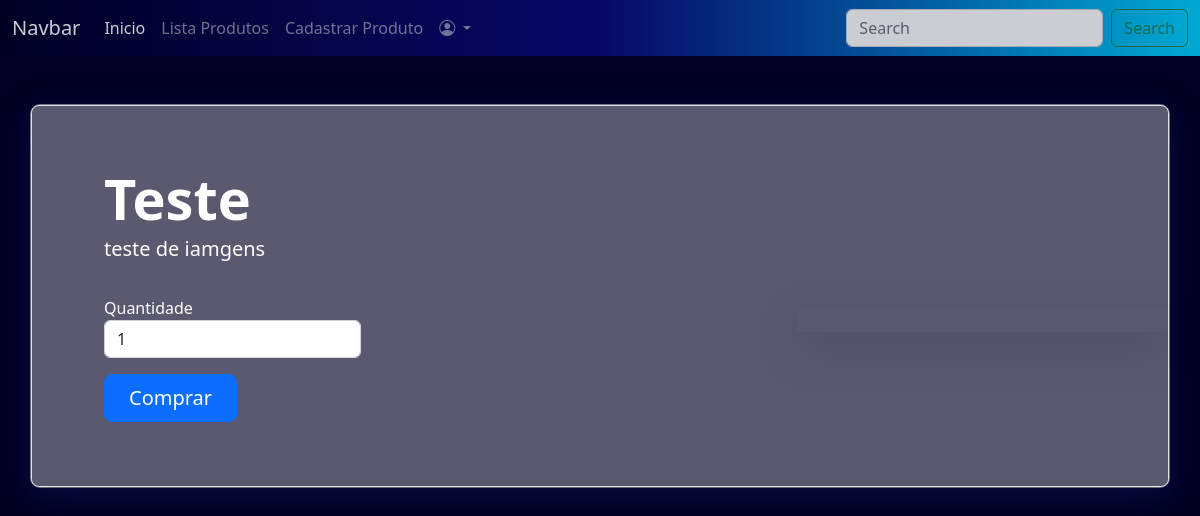
The page /produtos/item.php?u_id=5 (signed in) on the database as committed earlier.
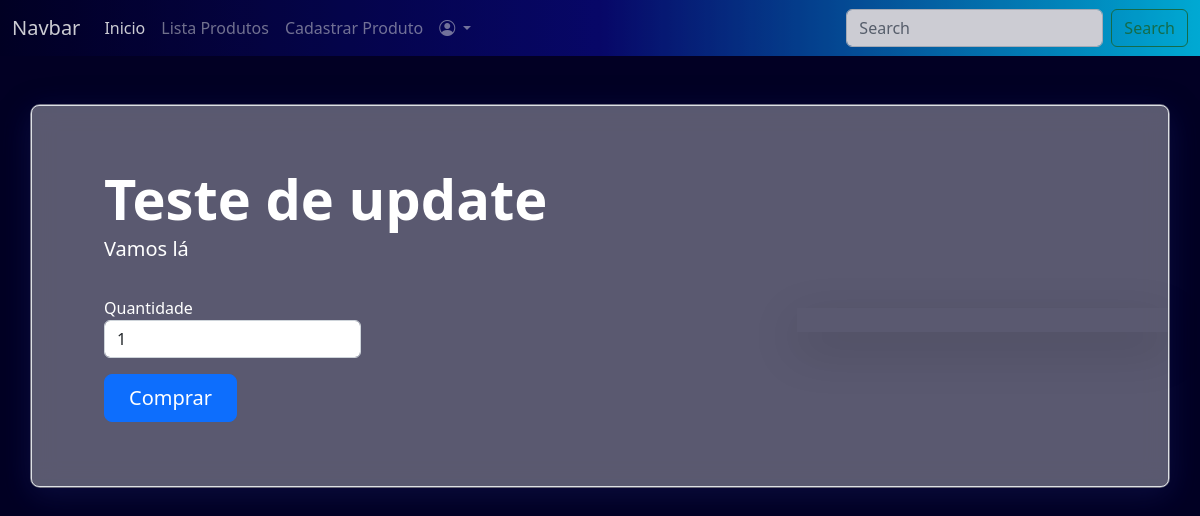
The same page on the database as committed later.
### tables this page shows
CREATE TABLE produtos(
id INTEGER PRIMARY KEY AUTOINCREMENT,
nome TEXT,
tipo TEXT,
descricao TEXT,
preco REAL,
quantidade INTEGER,
imagem TEXT
);

### produtos/item.php (the view, shortened to what this page needs)
<?php
include '../configuracao/conexao.php';
$id = $_GET['u_id'];
include '../componentes/header.php';
$sql = "SELECT * FROM produtos WHERE Id = $id";
$resultado = $db->query($sql);
while ($item = $resultado->fetchArray()) {
?>
  <section class="py-5">
    <div class="container efeito-vidro">
      <div class="row p-4 pb-0 pe-lg-0 pt-lg-5 align-items-center rounded-3 border shadow-lg">
        <div class="col-lg-7 p-3 p-lg-5 pt-lg-3">
          <h1 class="display-4 fw-bold lh-1">
            <?php
            echo $item['nome'];
            ?>
          </h1>
          <p class="lead">
            <?php
            echo $item['descricao'];
            ?>
          </p>
          <div class="d-grid gap-2 d-md-flex justify-content-md-start mb-4 mb-lg-3">
            <?php
            if (isset($_SESSION['usuario'])) {
            ?>
              <form action="../produtos/compra.php" method="POST">
                <div class="form-group py-3">
                  <label for="quantidade">Quantidade</label>
                  <input type="number" class="form-control" name="quantidade" id="quantidade" value="1">
                </div>
                <button class="btn btn-primary btn-lg px-4 me-md-2" type="submit">Comprar</button>
              </form>
            <?php
            }
            ?>
          </div>
        </div>
        <div class="col-lg-4 offset-lg-1 p-0 overflow-hidden shadow-lg">
        </div>
      </div>
    </div>
  <?php
}
include '../componentes/footer.php';
  ?>

Rows that differ between the two databases and show on the page:
changed produtos: nome "Teste" → "Teste de update"; descricao "teste de iamgens" → "Vamos lá"
